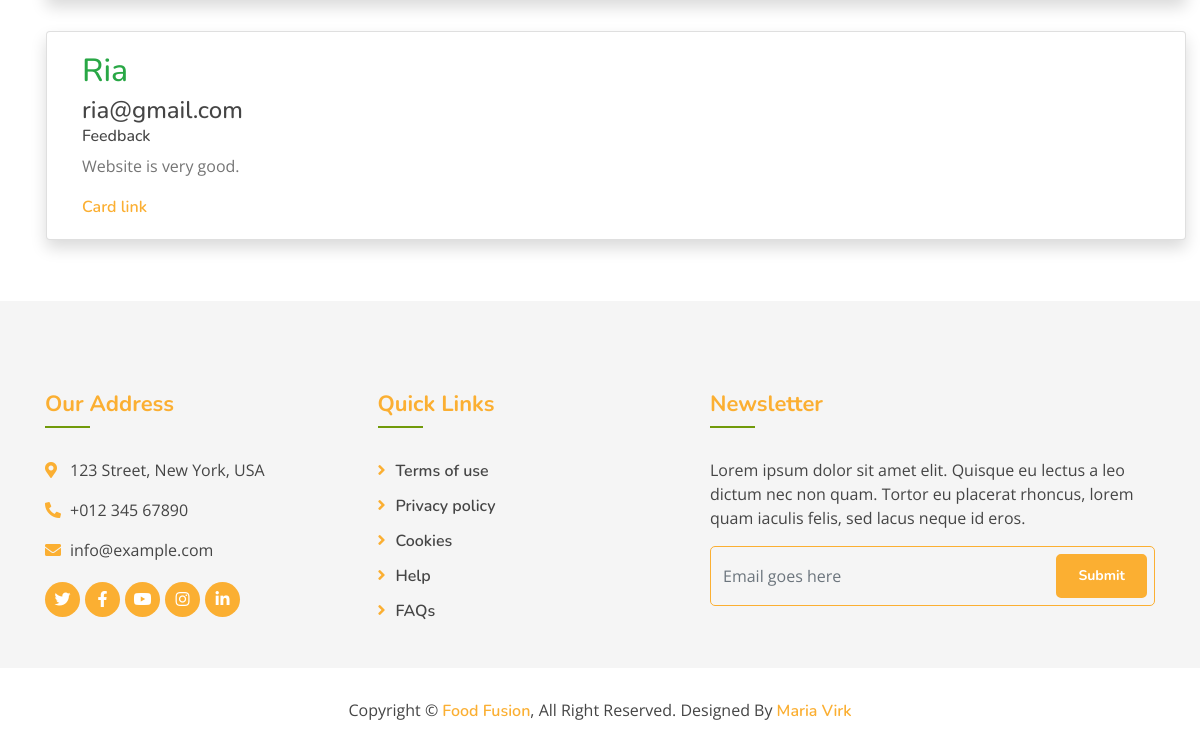
The app's page /message/ (lower part), older data.
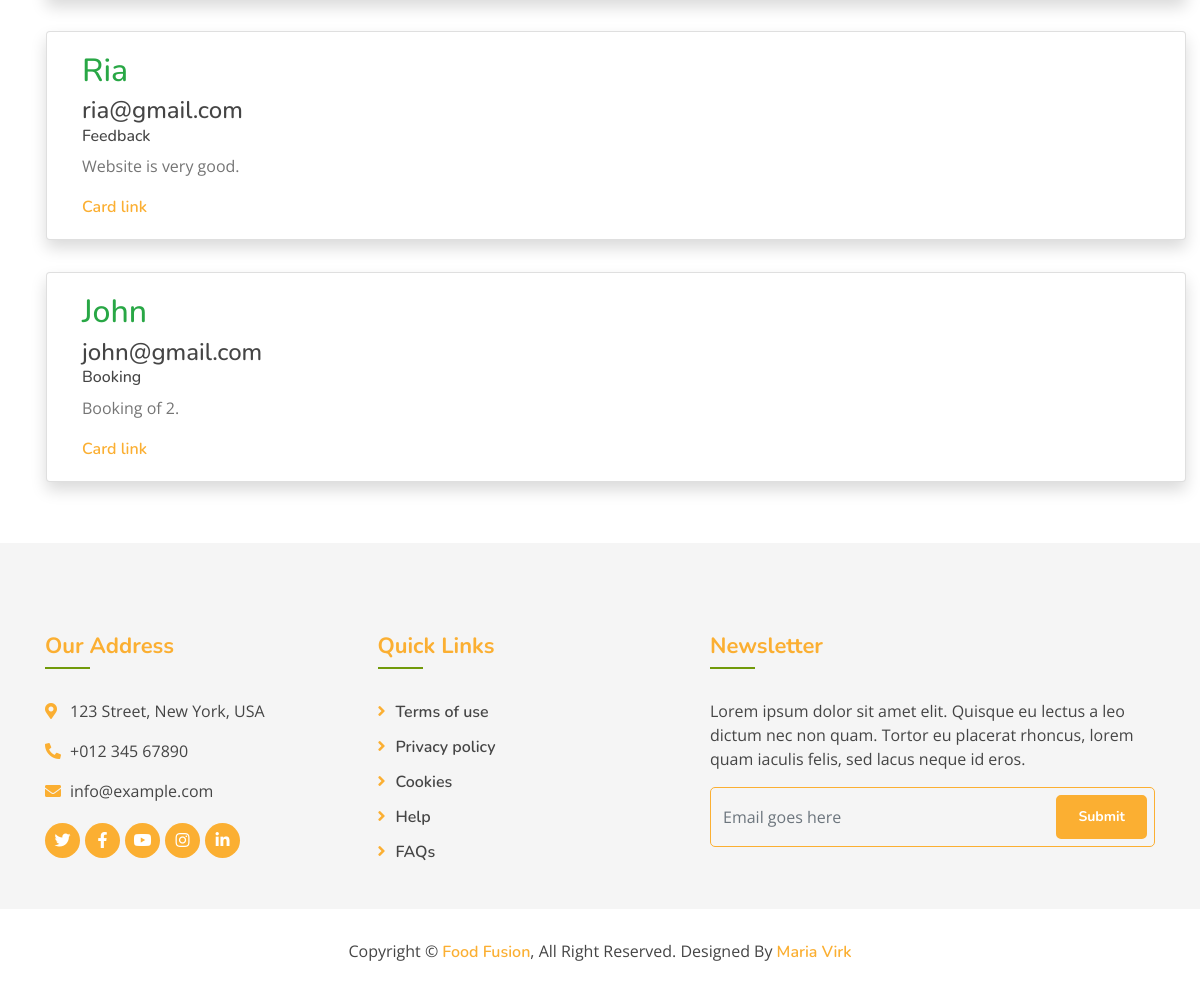
The same page, newer data.
### myapp/models.py (models this page shows, shortened)
class Contact(models.Model):
    name = models.CharField(max_length=250)
    email = models.EmailField()
    subject = models.CharField(max_length=250)
    message = models.TextField()
    added_on = models.DateTimeField(auto_now_add=True)
    is_approved = models.BooleanField(default=True)
    class Meta:
        verbose_name_plural = "Contact Table"

### myapp/views.py (the view)
# urls.py: path('message/', views.message, name='message'),
def message(request):
    messages = Contact.objects.all()
    return render(request, 'message.html', {
        "messages": messages,
    })

### template/message.html (shortened to what this page needs)
{% extends "base.html" %}
{% block content %}
{% for message in messages %}
<div class="container">
    <div class="row">
        <div class="card m-3 shadow col-12 " style="width: 18rem;">
            <div class="card-body">
              <h2 class="card-title text-success">{{message.name}}</h2>
              <h4 class="card-subtitle mb-2 text-body-secondary">{{message.email}}</h4>
              <h6 class="card-subtitle mb-2 text-body-secondary">{{message.subject}}</h4>
              <p class="card-text">{{message.message}}</p>
              <a href="#" class="card-link">Card link</a>
            </div>
          </div>
    </div>
</div>
{%endfor %}
{% endblock %}

Row changes from the older to the newer data that the page shows:
added Contact: name "John", email "john@gmail.com", subject "Booking", message "Booking of 2."
